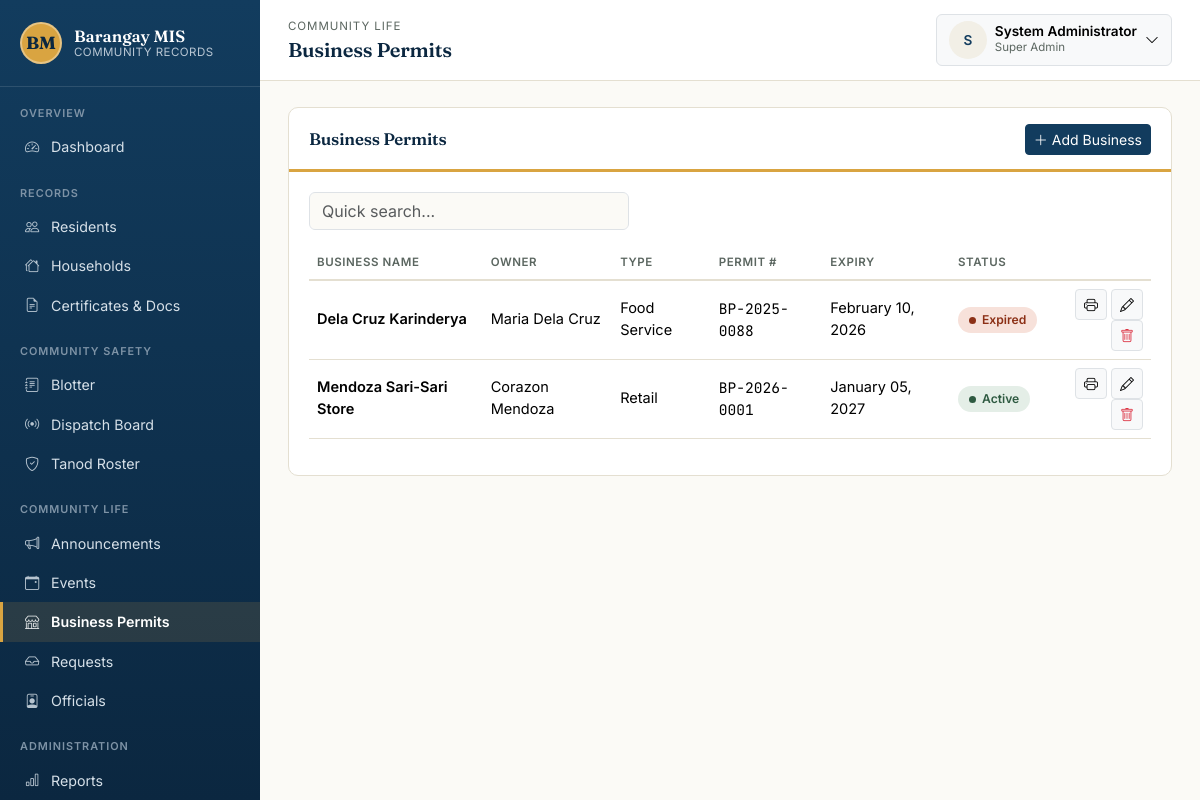
/modules/business/list.php (signed in), run on the app's committed database.
### tables this page shows
CREATE TABLE businesses (
    id                   INT AUTO_INCREMENT PRIMARY KEY,
    owner_resident_id    INT NULL,
    business_name        VARCHAR(150) NOT NULL,
    business_type        VARCHAR(100),
    address              VARCHAR(255),
    permit_number        VARCHAR(50) UNIQUE,
    date_issued          DATE,
    date_expiry          DATE,
    status               ENUM('Active','Expired','Revoked') NOT NULL DEFAULT 'Active',
    created_at           TIMESTAMP NOT NULL DEFAULT CURRENT_TIMESTAMP,
    FOREIGN KEY (owner_resident_id) REFERENCES residents(id) ON DELETE SET NULL
);

### includes/functions.php (called while the page is built, shortened)
<?php
function clean(?string $value): string
{
    return htmlspecialchars(trim($value ?? ''), ENT_QUOTES, 'UTF-8');
}
function format_date(?string $date, string $format = 'F d, Y'): string
{
    try {
        return (new DateTime($date))->format($format);
    } catch (Exception) {
        return '—';
    }
}

### modules/business/list.php (the view, shortened to what this page needs)
<?php
require_once __DIR__ . '/../../config.php';
require_once __DIR__ . '/../../includes/functions.php';
$businesses = $pdo->query(
    "SELECT b.*, CONCAT(r.first_name, ' ', r.last_name) AS owner_name
     FROM businesses b
     LEFT JOIN residents r ON r.id = b.owner_resident_id
     ORDER BY b.date_expiry ASC"
)->fetchAll();
require_once __DIR__ . '/../../includes/header.php';
?>
<div class="panel">
    <div class="panel-header">
        <h2>Business Permits</h2>
        <a href="<?= BASE_URL ?>/modules/business/form.php" class="btn btn-primary btn-sm"><i class="bi bi-plus-lg me-1"></i>Add Business</a>
    </div>
    <div class="panel-body">
        <input type="text" class="form-control mb-3" style="max-width:320px;" placeholder="Quick search..." onkeyup="quickFilter(this, 'bizTable')">
        <?php if (empty($businesses)): ?>
            <div class="empty-state"><i class="bi bi-shop"></i>No businesses registered yet.</div>
        <?php else: ?>
        <div class="table-responsive">
        <table class="table table-clean" id="bizTable">
            <thead><tr><th>Business Name</th><th>Owner</th><th>Type</th><th>Permit #</th><th>Expiry</th><th>Status</th><th></th></tr></thead>
            <tbody>
            <?php foreach ($businesses as $b):
                $expiringSoon = $b['status'] === 'Active' && $b['date_expiry'] && strtotime($b['date_expiry']) <= strtotime('+60 days');
            ?>
                <tr>
                    <td class="fw-semibold"><?= clean($b['business_name']) ?></td>
                    <td><?= clean($b['owner_name'] ?? '—') ?></td>
                    <td><?= clean($b['business_type'] ?: '—') ?></td>
                    <td class="mono"><?= clean($b['permit_number'] ?: '—') ?></td>
                    <td><?= format_date($b['date_expiry']) ?> <?php if ($expiringSoon): ?><span class="badge bg-warning text-dark ms-1">Soon</span><?php endif; ?></td>
                    <td><span class="status-pill <?= strtolower($b['status']) ?>"><span class="dot"></span><?= clean($b['status']) ?></span></td>
                    <td class="text-end">
                        <a href="<?= BASE_URL ?>/modules/business/print.php?id=<?= (int)$b['id'] ?>" target="_blank" class="btn btn-sm btn-light border"><i class="bi bi-printer"></i></a>
                        <a href="<?= BASE_URL ?>/modules/business/form.php?id=<?= (int)$b['id'] ?>" class="btn btn-sm btn-light border"><i class="bi bi-pencil"></i></a>
                        <form method="post" action="<?= BASE_URL ?>/modules/business/delete.php" class="d-inline" data-confirm="Delete permit for <?= clean($b['business_name']) ?>?">
                            <button type="submit" class="btn btn-sm btn-light border text-danger"><i class="bi bi-trash"></i></button>
                        </form>
                    </td>
                </tr>
            <?php endforeach; ?>
            </tbody>
        </table>
        </div>
        <?php endif; ?>
    </div>
</div>
<?php require_once __DIR__ . '/../../includes/footer.php'; ?>

### assets/css/style.css (style rules this page uses)
:root { --bagong-blue: #123C5E; --bagong-blue-dark: #0B2740; --bagong-blue-light: #1E5583; --paper: #FBFAF6; --paper-dim: #F2EFE6; --palay-gold: #D9A441; --palay-gold-dark: #B9832F; --adobe: #C1502E; --talahib: #4C7A5E; --ink: #1F2421; --ink-soft: #5B6660; --hairline: #E4DFD1; --font-display: 'Fraunces', Georgia, serif; --font-body: 'Inter', -apple-system, Segoe UI, Roboto, sans-serif; --font-mono: 'JetBrains Mono', SFMono-Regular, Menlo, monospace; --bs-primary: var(--bagong-blue); --bs-body-font-family: var(--font-body); --bs-body-color: var(--ink); --bs-body-bg: var(--paper); }
* { box-sizing: border-box; }
body { background: var(--paper); color: var(--ink); font-family: var(--font-body); }
h1, h2, h3, h4, .display-font { font-family: var(--font-display); font-weight: 600; letter-spacing: -0.01em; color: var(--bagong-blue-dark); }
.mono, .case-number, .stat-number { font-family: var(--font-mono); font-variant-numeric: tabular-nums; }
a { color: var(--bagong-blue); }
.panel { background: #fff; border: 1px solid var(--hairline); border-radius: 10px; margin-bottom: 22px; overflow: hidden; }
.panel-header { display: flex; align-items: center; justify-content: space-between; gap: 12px; padding: 16px 20px 14px; border-bottom: 3px solid var(--palay-gold); flex-wrap: wrap; }
.panel-header h2, .panel-header h3 { margin: 0; font-size: 1.05rem; }
.panel-body { padding: 20px; }
.table-clean { --bs-table-bg: transparent; font-size: 0.91rem; }
.table-clean thead th { text-transform: uppercase; font-size: 0.72rem; letter-spacing: 0.05em; color: var(--ink-soft); border-bottom: 2px solid var(--hairline); font-weight: 600; white-space: nowrap; }
.table-clean td { vertical-align: middle; border-bottom: 1px solid var(--hairline); }
.btn-primary { background: var(--bagong-blue); border-color: var(--bagong-blue); }
.status-pill { display: inline-flex; align-items: center; gap: 6px; padding: 4px 11px; border-radius: 100px; font-size: 0.76rem; font-weight: 600; background: #EDEAE2; color: #5B6660; }
.status-pill .dot { width: 7px; height: 7px; border-radius: 50%; background: currentColor; }
.status-pill.resolved, .status-pill.active, .status-pill.settled, .status-pill.completed, .status-pill.available { background: #E4EEE7; color: #2E5A41; }
.status-pill.emergency, .status-pill.open, .status-pill.expired, .status-pill.cancelled, .status-pill.endorsed-to-police-court, .status-pill.revoked { background: #F7E1DA; color: #8C3016; }

### data on the page
businesses: business_name "Dela Cruz Karinderya", owner_name "Maria Dela Cruz", business_type "Food Service", permit_number "BP-2025-0088", date_expiry "February 10, 2026", status "Expired"
businesses: business_name "Mendoza Sari-Sari Store", owner_name "Corazon Mendoza", business_type "Retail", permit_number "BP-2026-0001", date_expiry "January 05, 2027", status "Active"

### other printed values
$label "Dashboard Residents Households Certificates & Docs Blotter Dispatch Board Tanod Roster Announcements Events Business Permits Requests Officials Reports"
$breadcrumbEyebrow "COMMUNITY LIFE"
$pageTitle "Business Permits"
mb_strtoupper(mb_substr(current_full_name() ?: '?', 0, 1)) "S"
current_full_name() "System Administrator"
role_label(current_role()) "Super Admin"
